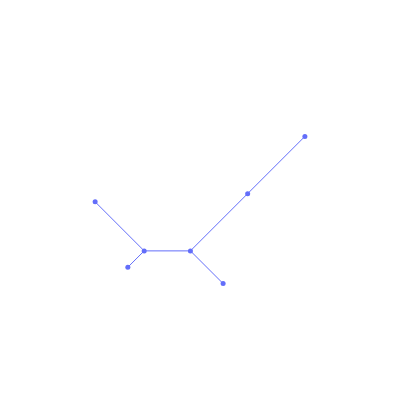

Notebook code for this chart:
### Code cell
anjl.plot(Z1, marker_size=5, internal_marker_size=5, width=400, height=400)

### Figure 1 — Plotly figure (JSON) as saved in the notebook; plotly's stock layout.template omitted (floating-point values rounded to 4 significant figures)
{"data": [{"hovertemplate": "x=%{x}<br>y=%{y}<extra></extra>", "legendgroup": "", "line": {"color": "#636efa", "dash": "solid", "width": 1}, "marker": {"symbol": "circle"}, "mode": "lines", "name": "", "orientation": "v", "showlegend": false, "type": "scatter", "x": [0, 2.475, null, 0, -2.475, null, -2.475, -1.061, null, -2.475, -4.475, null, -4.475, -5.182, null, -4.475, -6.596, null], "xaxis": "x", "y": [0, 2.475, null, 0, -2.475, null, -2.475, -3.889, null, -2.475, -2.475, null, -2.475, -3.182, null, -2.475, -0.3536, null], "yaxis": "y"}, {"hovertemplate": "<b>%{hovertext}</b><br><br>x=%{x}<br>y=%{y}<extra></extra>", "hovertext": [1, 0, 2, 3], "legendgroup": "", "marker": {"color": "#636efa", "size": 5, "symbol": "circle"}, "mode": "markers", "name": "", "orientation": "v", "showlegend": false, "type": "scatter", "x": [-6.596, -5.182, -1.061, 2.475], "xaxis": "x", "y": [-0.3536, -3.182, -3.889, 2.475], "yaxis": "y"}, {"hovertemplate": "<b>%{hovertext}</b><br><br>x=%{x}<br>y=%{y}<extra></extra>", "hovertext": [6, 5, 4], "legendgroup": "", "marker": {"color": "#636efa", "size": 5, "symbol": "circle"}, "mode": "markers", "name": "", "orientation": "v", "showlegend": false, "type": "scatter", "x": [0, -2.475, -4.475], "xaxis": "x", "y": [0, -2.475, -2.475], "yaxis": "y"}], "layout": {"height": 400, "legend": {"itemsizing": "constant", "tracegroupgap": 0}, "width": 400, "xaxis": {"autorange": true, "domain": [0, 1], "mirror": false, "range": [-7.25, 3.129], "showgrid": false, "showline": false, "showticklabels": false, "ticks": "", "title": {}, "type": "linear"}, "yaxis": {"autorange": true, "domain": [0, 1], "mirror": false, "range": [-5.464, 4.05], "scaleanchor": "x", "scaleratio": 1, "showgrid": false, "showline": false, "showticklabels": false, "ticks": "", "title": {}, "type": "linear"}}}
